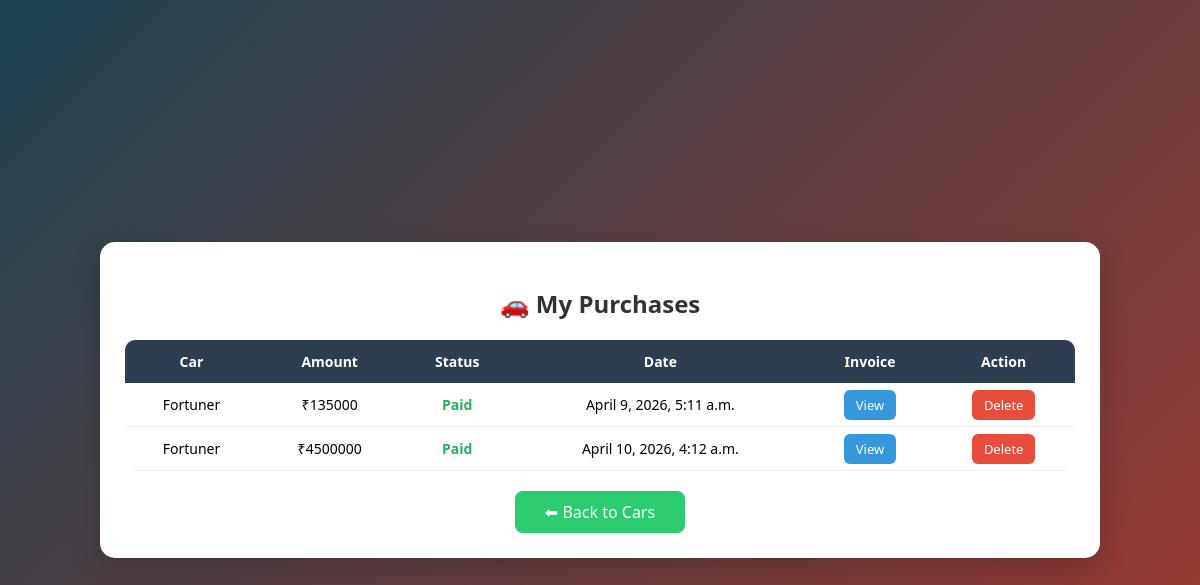
Page /core/purchase_history/ (signed in) on the committed database.
### core/models.py (models this page shows, shortened)
class Purchase(models.Model):
    user = models.ForeignKey(User, on_delete=models.CASCADE,null=True)
    car = models.ForeignKey('Car', on_delete=models.CASCADE,null=True)
    amount = models.IntegerField(null=True,blank=True)
    payment_id = models.CharField(max_length=200,null=True)
    status = models.CharField(max_length=50,null=True)
    date = models.DateTimeField(auto_now_add=True,null=True)
    is_insurance = models.BooleanField(default=False,null=True)
    insurance_plan = models.CharField(max_length=50, null=True, blank=True)
    created_at = models.DateTimeField(auto_now_add=True,null=True)
    expiry_date = models.DateField(null=True, blank=True)
    is_expired = models.BooleanField(default=False,null=True)

class Car(models.Model):
    FUEL_CHOICES = [
        ('petrol', 'Petrol'),
        ('diesel', 'Diesel'),
        ('cng', 'CNG'),
        ('electric', 'Electric'),
    ]
    TRANSMISSION_CHOICES = [
        ('manual', 'Manual'),
        ('automatic', 'Automatic'),
    ]
    MODEL_CHOICES = [
        ('EX', 'EX'),
        ('SX ', 'SX'),
        ('SX(O)', 'SX(O)'),
        ('S', 'S'),
    ]
    name = models.CharField(max_length=100)
    brand = models.CharField(max_length=100)
    model= models.CharField(max_length=100,null=True,choices=MODEL_CHOICES)
    fuel_type = models.CharField(max_length=20,null=True,choices=FUEL_CHOICES)
    price = models.IntegerField()
    mileage = models.FloatField(null=True)
    seats = models.IntegerField(null=True, blank=True)
    features = models.TextField(null=True, blank=True)
    year =models.IntegerField(null=True)
    transmission = models.CharField(max_length=20,null=True,choices=TRANSMISSION_CHOICES)
    description = models.TextField(null=True)
    image = models.ImageField(upload_to='cars/')

### core/views.py (the view)
# urls.py: path('purchase_history/',views.purchase_history,name='purchase_history'),
def purchase_history(request):
    purchases = Purchase.objects.filter(user=request.user)
    return render(request, 'purchase_history.html', {
        'purchases': purchases,
    })

### templates/purchase_history.html (shortened to what this page needs)
<!DOCTYPE html>
<html>
<head>
</head>
<body>
<div class="container">
<h2>🚗 My Purchases</h2>
<table>
<tr>
<th>Car</th>
<th>Amount</th>
<th>Status</th>
<th>Date</th>
<th>Invoice</th>
<th>Action</th>
</tr>
{% for purchase in purchases %}
<tr>
<td>{{purchase.car.name}}</td>
<td>₹{{purchase.amount}}</td>
<td class="success">{{purchase.status}}</td>
<td>{{purchase.date}}</td>
<td>
<a href="{% url 'view_invoice' purchase.id %}" class="view-btn">
View
</a>
</td>
<td>
<a href="{% url 'delete_purchase' purchase.id %}"
   class="delete-btn"
   onclick="return confirm('Are you sure to delete this purchase?')">
Delete
</a>
</td>
</tr>
{% empty %}
<tr>
<td colspan="6">No purchases found</td>
</tr>
{% endfor %}
</table>
<a href="/core/cars/" class="back-btn">⬅ Back to Cars</a>
</div>
</body>
</html>

### templates/purchase_history.html (style rules this page uses)
body { margin:0; font-family: 'Segoe UI', sans-serif; background: linear-gradient(135deg,#1d4350,#a43931); display:flex; justify-content:center; align-items:center; height:100vh; }
.container { width:90%; max-width:950px; background:white; padding:25px; border-radius:15px; box-shadow:0 10px 30px rgba(0,0,0,0.2); animation:fadeIn 0.6s ease-in-out; }
h2 { text-align:center; margin-bottom:20px; color:#333; }
table { width:100%; border-collapse:collapse; overflow:hidden; border-radius:10px; }
th { background:#2c3e50; color:white; padding:12px; font-size:14px; }
td { padding:12px; text-align:center; border-bottom:1px solid #eee; font-size:14px; }
.success { color:#27ae60; font-weight:bold; }
.view-btn { background:#3498db; color:white; padding:6px 12px; border-radius:6px; text-decoration:none; font-size:13px; transition:0.3s; }
.delete-btn { background:#e74c3c; color:white; padding:6px 12px; border-radius:6px; text-decoration:none; font-size:13px; transition:0.3s; }
.back-btn { display:block; width:150px; margin:20px auto 0; text-align:center; background:#2ecc71; color:white; padding:10px; border-radius:8px; text-decoration:none; }

### rows in the picture
Purchase: car.name "Fortuner", amount "135000", status "Paid", date "April 9, 2026, 5:11 a.m."
Purchase: car.name "Fortuner", amount "4500000", status "Paid", date "April 10, 2026, 4:12 a.m."
